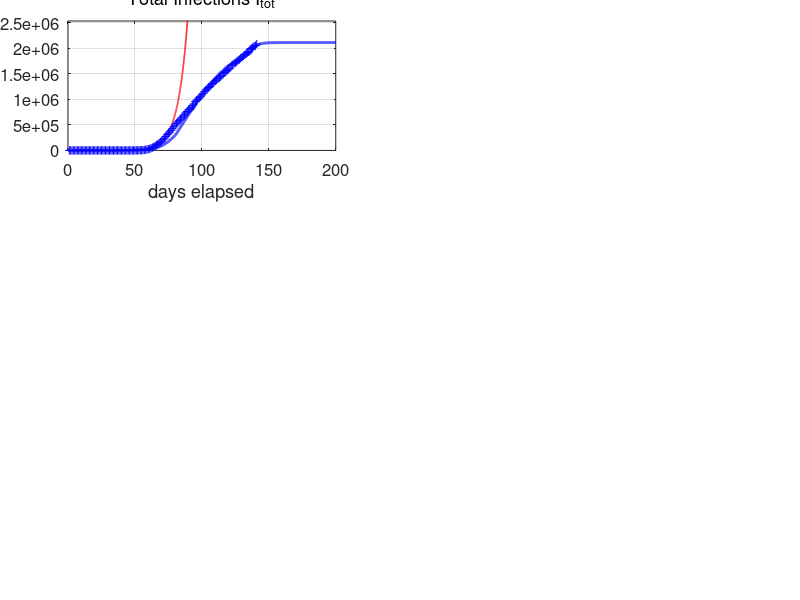

Write MATLAB code to recreate this figure. (Note: this script raises an error after producing the figure.)
% covid19USA.m

% Revised:  2020 05 16

% Mathemtatical model for the spread of the covid19 virus
% Model for AUSTRALIAL spread of virus
% Data from https://www.worldometers.info/coronavirus/
% Date file:  covid19.mat  variable covid19
% Model specified by the variables in the INPUT SECTION of the Script

% DOING PHYSICS WITH MATLAB: 
%   https://d-arora.github.io/Doing-Physics-With-Matlab/
% Documentation
%   http://www.physics.usyd.edu.au/teach_res/mp/doc/sird19EA.htm
% Download Scripts
%   http://www.physics.usyd.edu.au/teach_res/mp/mscripts/

% Ian Cooper
% email: matlabvisualphysics@gmail.com
% Matlab 2019b

% Populations: Data d / Model
% Susceptible individuals:  Sd  S
% Active infections (currently infected);  Id  I
% Removed Rm
% Recovered:  Rd  R
% Dead:  Dd  D


close all
clear
clc

global Imax Rmax Dmax ITmax Smax

% DATA  ===============================================================
load('covid19.mat')
Ndays  = find(covid19 == 0,1) - 1;  

% save covid19.mat covid19

% DATA: variable covid19
% Col 1: World   Id   Currently Infected Cases
% Col 2: World   Rd   Recovered
% Col 3: World   Dd   Deaths

% Data for China with Script svr19CHINA.m
% Col 4: China   Total infected cases
% Col 5: China   Currently Infected Cases
% Col 6: China   Deaths
% Col 7: USA     Total infected cases
% Col 8: USA     Currently infected cases
% Col 9: USA     Deaths
% Col 10: AUST     Total infected cases
% Col 11: AUST     Currently infected cases
% Col 12: AUST     Deaths
% Col 13: IND     Total infected cases
% Col 14: IND     Currently infected cases
% Col 15: IND     Deaths

% DATA: Id Rd Dd / Number of data days for COVID19  
  Idtot  = covid19(1:Ndays,7);
  Id     = covid19(1:Ndays,8);
  Dd     = covid19(1:Ndays,9);  
     
  Rd = Idtot - Id - Dd;
  Idmax = max(Id);
  Rdmax = max(Rd);
  Ddmax = max(Dd);
  ITdmax = max(Idtot);

% MODEL INPUT PARAMETERS  ============================================
% Model: number of time steps 
  num = 5000;
% Maximum number of days for model   [200]
  tMax = 200;

% Initial number of infections   [0.004] 
  I = zeros(num,1);
  I(1) = 1.5e-6;
% Adjustable model parameters  
% S --> I  [0.38] 
  a = 0.178;
% I --> Rm  [0.036]
  b = 0.015;

% Population scaling factor
  f = 7.4e5;
% Time index
  t_index = 77; 
% Exponential growth
     th = 5; t0 = 10; 
% Starting Date
  zSTART = datenum([2020 1 22]);

% SETUP  ==============================================================
% Time [days]
  t = linspace(0,tMax,num)';
  dt = t(2) - t(1);
% Exponential growth
  k = log(2)/th;
  v0 = 177400/exp(k*60);
  v = v0.*exp(k*(t - t0));

% Model: S  D  R  
  S  = zeros(num,1);
  Rm = zeros(num,1);
    
% Model: Initial values for populations
  S(1) = 1;
  
% MODEL: Time Evolution  ==============================================
for n = 1:num-1
  dS = -a*S(n)*I(n)*dt;
  dI = -dS;
  dRm = b*I(n)*dt;
  S(n+1) =  S(n) + dS;
   
  if n == 1800; S(n+1) = 0.8; end
  if n == 2000; S(n+1) = 0.8; end
  if n == 2200; S(n+1) = 0.5; end
  if n == 2350; S(n+1) = 0.5; end
  if n == 2450; S(n+1) = 0.3; end
  if n == 2550; S(n+1) = 0.3; end
  if n == 2700; S(n+1) = 0.3; end
  if n == 2800; S(n+1) = 0.2; end
  if n == 2900; S(n+1) = 0.2; end
  if n == 3000; S(n+1) = 0.1; end
  if n == 3100; S(n+1) = 0.1; end
  if n == 3200; S(n+1) = 0.2; end
  if n == 3400; S(n+1) = 0.3; end
  
  I(n+1) =  I(n) + dI - dRm;
  Rm(n+1) = Rm(n)+ dRm;
end

% Scale populations
  I = f.*I;
  Rm = f.*Rm;
  k0 = 4.0e-6;
  D0 = 1.2e5;
  D = D0.*(1 - exp(-k0.*Rm));
  R = Rm - D;
  Itot = I + Rm;
 
  Imax = max(I);
  Rmax = max(R);
  Dmax = max(D);
  Smax = f*max(S);
  ITmax = max(Itot);  

%   R = r.*Rm;    % recoveries
%   D = d.*Rm;    % deaths
%   Itot = I + R + D;
%   
% % Scaling I, R and D values at day specified by t_index 
%   %  index = find(t > t_index,1);
%   %  f = Id(t_index)./ I(index);
%   
% % Scale populations
%   I = f.*I;
%   R = f.*R;
%   D = f*D;
%   Itot = f.*Itot;
 
  Imax = max(I);
  Rmax = max(R);
  Dmax = max(D);
  Smax = max(S);
  ITmax = max(Itot);
    
% Percentages: model
  pI = 100*I(end) / Itot(end);
  pR = 100*R(end) / Itot(end);
  pD = 100*D(end) / Itot(end);
  
% Percentages: Data
  pId = 100*Id(end) / Idtot(end);
  pRd = 100*Rd(end) / Idtot(end);
  pDd = 100*Dd(end) / Idtot(end);
  

% *********************************************************************  
% GRAPHICS
% ********************************************************************* 

figure(1)
  set(gcf,'units','normalized');
  set(gcf,'position',[0.02 0.02 0.435 0.80]);
  set(gcf,'color','w');

subplot(3,2,1)   % Total infections
    xP = t(1:2500);
    yP = v(1:2500);
    plot(xP,yP,'r','linewidth',1.2)
   
    hold on
    xP = 1: Ndays;
    yP = Idtot; 
    plot(xP,yP,'b+')
    hold on
    xP = t; yP = Itot;
    plot(xP,yP,'b','linewidth',2)
       
    ylim([0 1.2*ITmax])
    grid on
    xlabel('days elapsed')
    ylabel('I_{tot}','FontName','Times New Roman')
    title('Total Infections I_{tot}','fontweight','normal');
    set(gca,'fontsize',12)  
    set(gca,'Position', [0.0850 0.7093+0.04 0.3347 0.2157]);
    yMax = ylim;
    z = yMax(2);
    plotMonths(z)
    
  
subplot(3,2,2)  % INFECTIONS
    xP = 1: Ndays;
    yP = Id;
    plot(xP,yP,'b+')   
    hold on
    
%     xP = t_index; yP = Id(t_index);
%     plot(xP,yP,'bo','markerfacecolor','b','markersize',8)
    
    xP = t; yP = I;
    plot(xP,yP,'b','linewidth',2)
   
    grid on
    title('Active Infections  I','fontweight','normal')
    ylabel('I','FontName','Times New Roman') 
    xlabel('days elapsed')
    set(gca,'fontsize',12)
    set(gca,'Position', [0.5703-0.04 0.7093+0.04 0.3347 0.2157]);
    yMax = ylim;
    ylim([0, 1.1*yMax(2)])
    yMax = ylim;
    z = yMax(2);
    plotMonths(z)
    
    
subplot(3,2,3)   % RECOVERIES
    xP = 1: Ndays;
    yP = Rd; 
    plot(xP,yP,'k+')
    hold on
 
%     xP = t_index; yP = Rd(t_index);
%     plot(xP,yP,'ko','markerfacecolor','k','markersize',8)
%     
    xP = t; yP = R;
    plot(xP,yP,'k','linewidth',2)
    
    grid on

    ylabel('R')
    xlabel('days elapsed')
    title('Recoveries  R','fontweight','normal')
    set(gca,'fontsize',12)
    set(gca,'Position', [0.0800 0.4096+0.04 0.3347 0.2157]);
    yMax = ylim;
    z = yMax(2);
    plotMonths(z)
 
 subplot(3,2,4)    % DEATHS
    xP = 1: Ndays;
    yP = Dd; 
    plot(xP,yP,'r+')
    hold on
 
%     xP = t_index; yP = Dd(t_index);
%     plot(xP,yP,'ro','markerfacecolor','r','markersize',8)
    
    xP = t; yP = D;
    plot(xP,yP,'r','linewidth',2)
    
    grid on
    ylabel('D')
    xlabel('days elapsed')
    title('Deaths  D','fontweight','normal')
    set(gca,'fontsize',12) 
    set(gca,'Position', [0.5703-0.04 0.4096+0.04 0.3347 0.2157]);
    yMax = ylim;
    z = yMax(2);
    plotMonths(z) 
 

 subplot(3,2,5)
    xP = t; yP = S;
    plot(xP,yP,'b','linewidth',2)
    hold on
    
    xlim([0 tMax])
    ylim([0 1.1*Smax])
    grid on
    xlabel('days elapsed')
    ylabel('S') 
    title('Susceptible Population S','fontweight','normal')
    set(gca,'fontsize',12)    
    set(gca,'Position', [0.0800 0.1100+0.04 0.3347 0.2157]); 
    yMax = ylim;
    z = yMax(2);
    plotMonths(z)
    
 
subplot(3,2,6)  
   xlim([0 120])
   ylim([0 250])
   hh = 250; dh = -28;
   
   z = zSTART;
   z = datetime(z,'ConvertFrom','datenum');
   z.Format = 'dd-MMM-yyyy';
   txt = cellstr(z) ; 
   Htext = text(0,hh,txt,'fontsize',12);
   set(Htext,'color','k')
   
   hh = hh+2*dh;
   txt = 'MODEL PARAMETERS';
   text(0,hh,txt,'fontsize',12)
   
   hh = hh+dh;
   txt = sprintf('I(1) = %3.0e   f = %2.2e   a = %2.3f   b = %2.3f', I(1)/f, f, a, b);
   text(0,hh,txt,'fontsize',12)
      
   hh = hh+2*dh; 
   txt = 'DATA';
   text(0,hh,txt,'fontsize',12)
   
   z = zSTART;
   z = z + Ndays;
   z = datetime(z,'ConvertFrom','datenum');
   z.Format = 'dd-MMM-yyyy';
   txt = cellstr(z) ; 
   text(20,hh,txt,'fontsize',12)
    
   hh = hh+dh;
   z1 = Id(end); z2 = Rd(end); z3 = Dd(end); z4 = z1+z2+z3;  
   txt = sprintf('I = %5.0f    R = %5.0f    D = %5.0f    I_{tot} = %5.0f', z1,z2,z3,z4);
   text(6,hh,txt,'fontsize',12)
   
   % Recoveries and Deaths
     hh = hh+dh;
     txt = sprintf('percent: Active = %2.1f  Recoveries = %2.1f    Deaths = %2.1f   ',pId,pRd,pDd);
     text(2,hh,txt,'fontsize',12)  
   
     hh = hh+2*dh; 
     txt = 'MODEL PREDICTIONS';
     text(0,hh,txt,'fontsize',12)
   
     z = zSTART;
     z = z + tMax;
     z = datetime(z,'ConvertFrom','datenum');
     z.Format = 'dd-MMM-yyyy';
     txt = cellstr(z) ; 
     text(78,hh,txt,'fontsize',12)
   
     hh = hh+dh;
     z1 = I(end); z2 = R(end); z3 = D(end); z4 = z1+z2+z3;  
     txt = sprintf('I = %5.0f    R = %5.0f    D = %5.0f    I_{tot} = %5.0f', z1,z2,z3,z4);
     text(6,hh,txt,'fontsize',12)

     hh = hh+dh;
     txt = 'Peak';
     text(10,hh,txt,'fontsize',12)
     z = find(I == Imax,1);
     z = t(z) + zSTART;
     z = datetime(z,'ConvertFrom','datenum');
     z.Format = 'dd-MMM-yyyy';
     txt = cellstr(z) ; 
     text(30,hh,txt,'fontsize',12)
   
     txt = sprintf('I_{peak} = %5.0f',Imax);
     text(80,hh,txt,'fontsize',12)
   
     hh = hh+dh;
     txt = sprintf('percent: Active = %2.1f  Recoveries = %2.1f    Deaths = %2.1f   ',pI,pR,pD);
     text(2,hh,txt,'fontsize',12)   
        
     axis off
     set(gca,'Position', [0.5703-0.08 0.1100+0.04 0.3347 0.2157]);
     

 figure(2)  % ----------------------------------------------------------
   set(gcf,'units','normalized');
   set(gcf,'position',[0.460 0.05 0.2 0.25]);
   set(gcf,'color','w');

   xP = Rd+Dd; yP = Dd;
   plot( xP,yP,'b+')
   hold on
   xP = Rm; yP = D;
   plot( xP,yP,'r','linewidth',2)
   grid on
   ylabel('deaths D')
   xlabel('removals R_m ')
%   title('D = D_0 [1 - exp( - k R_m)]','fontweight','normal')
   txt = sprintf('D_0 = %2.0f', D0);
   text(8e5,5e4,txt,'fontsize',12)
   txt = sprintf('k = %2.1e',k0);
   text(8e5,3e4,txt,'fontsize',12)
   set(gca,'fontsize',12) 
   
     

figure(3)  % ----------------------------------------------------------
   set(gcf,'units','normalized');
   set(gcf,'position',[0.670 0.05 0.2 0.50]);
   set(gcf,'color','w');

subplot(2,1,1)   
   yP = Rd+Dd; xP = Idtot;
   plot( xP,yP,'b+')
   hold on
   yP = Rm; xP = Itot;
   plot( xP,yP,'r','linewidth',2)
   grid on
   xlabel('infections   I_{tot}')
   ylabel('removals   R_m')
   set(gca,'fontsize',12)   

 subplot(2,1,2)   
   yP = Rd+Dd; xP = Id;
   plot( xP,yP,'b+')
   hold on
   yP = Rm; xP = I;
   plot( xP,yP,'r','linewidth',2)
   grid on
   xlabel('active infections   I')
   ylabel('removals   R_m')
   set(gca,'fontsize',12)   
   
figure(9)
  set(gcf,'units','normalized');
  set(gcf,'position',[0.46 0.4 0.2 0.50]);
  set(gcf,'color','w');

  subplot(3,1,1)
    xP = Rd+Dd; yP = Dd;
   plot( xP,yP,'b+')
   hold on
   xP = Rm; yP = D;
   plot( xP,yP,'r','linewidth',2)
   grid on
   ylabel('deaths D')
   xlabel('removals R_m ')
 %  title('D = D_0 [1 - exp( - k R_m)]','fontweight','normal')
   txt = sprintf('D_0 = %2.0f', D0);
   text(10.1e5,6e4,txt,'fontsize',12)
   txt = sprintf('k = %2.2e',k0);
   text(10.1e5,3e4,txt,'fontsize',12)
   set(gca,'fontsize',12)
   
 subplot(3,1,2)  
   yP = Rd+Dd; xP = Id;
   plot( xP,yP,'b+')
   hold on
   yP = Rm; xP = I;
   plot( xP,yP,'r','linewidth',2)
   grid on
   xlabel('active infections   I')
   ylabel('removals   R_m')
   set(gca,'fontsize',12)   

 subplot(3,1,3)  
   yP = Rd+Dd; xP = Idtot;
   plot( xP,yP,'b+')
   hold on
   yP = Rm; xP = Itot;
   plot( xP,yP,'r','linewidth',2)
   grid on
   xlabel('infections   I_{tot}')
   ylabel('removals   R_m')
   set(gca,'fontsize',12)   

   

   
% =====================================================================
     
function  plotMonths(z)
       yMax = z;
     
     % Months
       m1 = [2020 01 22];    % day zero
       m2 = [2020 02  1];    % Feb
       m3 = [2020 03  1];    % Mar
       m4 = [2020 04  1];    % Apr
       m5 = [2020 05  1];    % May
       m6 = [2020 06  1];    % Jun
       m7 = [2020 07  1];    % Jul
       m8 = [2020 08  1];    % Aug
   
      tm(1) = datenum(m1);
      tm(2) = datenum(m2) - tm(1);
      tm(3) = datenum(m3) - tm(1);
      tm(4) = datenum(m4) - tm(1);
      tm(5) = datenum(m5) - tm(1);
      tm(6) = datenum(m6) - tm(1);
      tm(7) = datenum(m7) - tm(1);
      tm(8) = datenum(m8) - tm(1);
   
%       if z == 1; yMax = Imax; end
%       if z == 2; yMax = Rmax; end
%       if z == 3; yMax = Dmax; end
%       if z == 4; yMax = ITmax; end
%       if z == 5; yMax = Smax; end
%       
      for n = 2:8
        plot([tm(n), tm(n)], [0, yMax],'linewidth',1,'color', [0.5 0.5 0.5]);
        hold on
      end
      
      ys = 0.9;
      text(22, ys*yMax,'F')
      text(52, ys*yMax,'M')
      text(82, ys*yMax,'A')
      text(112,ys*yMax,'M')
      text(142,ys*yMax,'J')
      text(172,ys*yMax,'J')
      
   end
   
